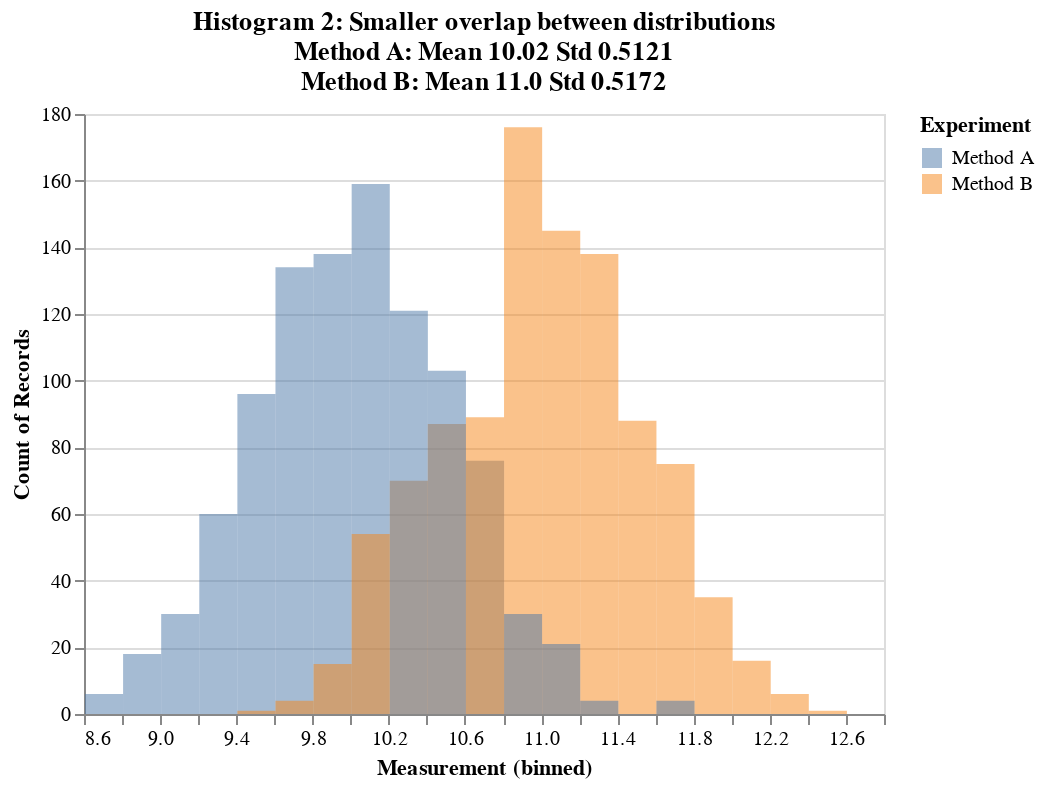

Notebook cell for this chart:
### Code cell
import pandas as pd
import altair as alt
import numpy as np

df = pd.read_pickle('example2.pkl')
selection = alt.selection_interval(bind='scales')

alt.Chart(df).transform_fold(
    ['Method A', 'Method B'],
    as_=['Experiment', 'Measurement']
).mark_bar(
    opacity=0.5,
    binSpacing=0
).encode(
    alt.X('Measurement:Q', 
          bin=alt.Bin(maxbins=30)),
    alt.Y('count()', stack=None),
    alt.Color('Experiment:N')    
).properties(
    title=['Histogram 2: Smaller overlap between distributions',
           'Method A: Mean ' + f"{df['Method A'].mean():.4}"  + ' Std ' + f"{df['Method A'].std():.4}",
           'Method B: Mean ' + f"{df['Method B'].mean():.4}"  + ' Std ' + f"{df['Method B'].std():.4}"
          ]
).add_selection(
    selection
)

### Figure 1 — Vega-Lite specification as saved in the notebook (floating-point values rounded to 4 significant figures; data arrays with more than 128 entries replaced by an {"elided": "..."} marker saying what was removed)
{"config": {"view": {"continuousWidth": 400, "continuousHeight": 300}}, "data": {"name": "data-d1cb5b52693104c02f7f95eff533426f"}, "mark": {"type": "bar", "binSpacing": 0, "opacity": 0.5}, "encoding": {"color": {"field": "Experiment", "type": "nominal"}, "x": {"bin": {"maxbins": 30}, "field": "Measurement", "type": "quantitative"}, "y": {"aggregate": "count", "stack": null, "type": "quantitative"}}, "selection": {"selector003": {"type": "interval", "bind": "scales"}}, "title": ["Histogram 2: Smaller overlap between distributions", "Method A: Mean 10.02 Std 0.5121", "Method B: Mean 11.0 Std 0.5172"], "transform": [{"fold": ["Method A", "Method B"], "as": ["Experiment", "Measurement"]}], "$schema": "https://vega.github.io/schema/vega-lite/v4.17.0.json", "datasets": {"data-d1cb5b52693104c02f7f95eff533426f": {"elided": "1000 records"}}}
